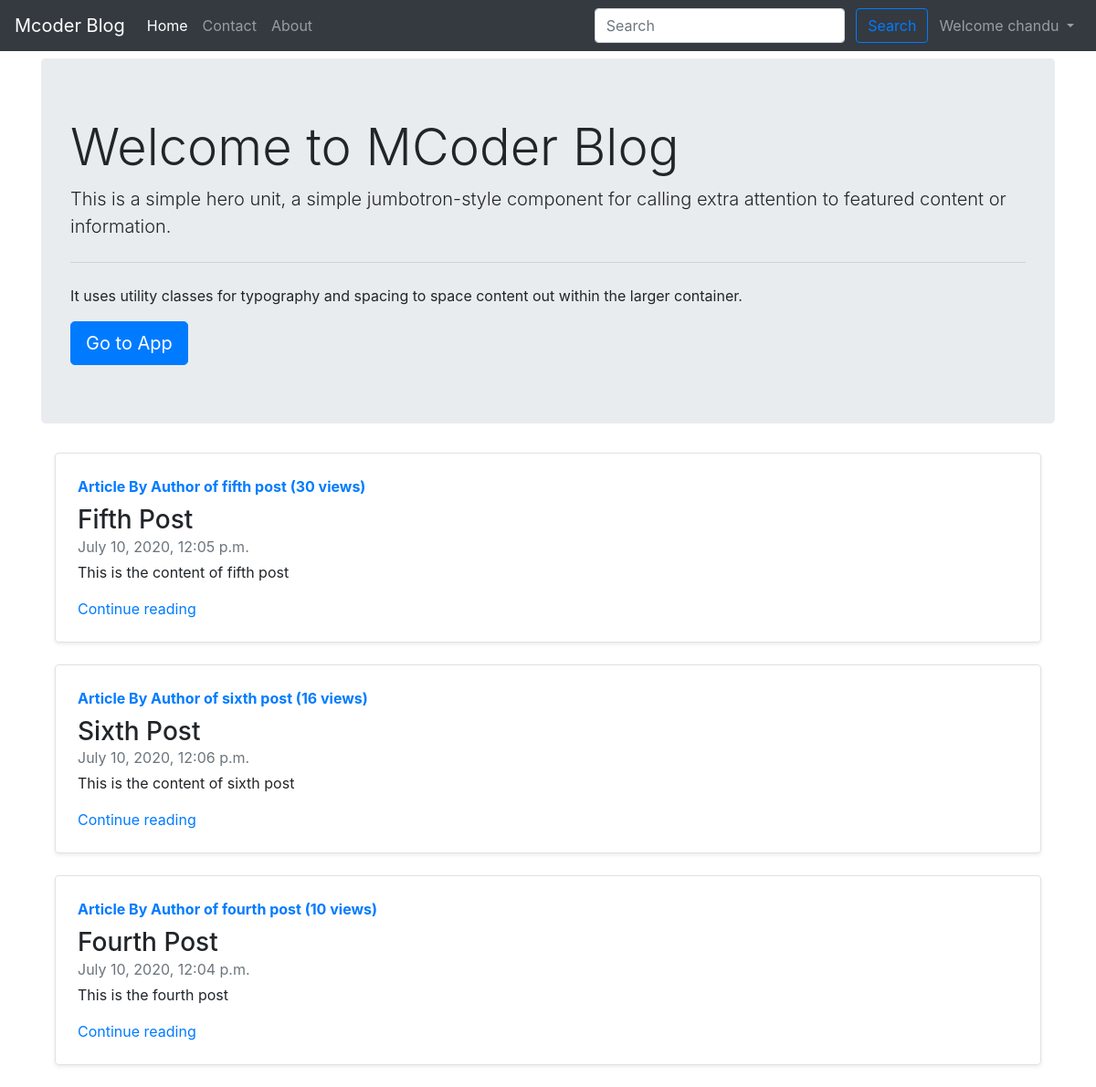
Screenshot of /blog/ (signed in) with the database file from the repository.
### blog/models.py (models this page shows, shortened)
class Post(models.Model):
    sno = models.AutoField(primary_key=True)
    title = models.CharField(max_length=100,default='')
    content = models.TextField(default='')
    author = models.CharField(max_length=50, default='')
    slug = models.CharField(max_length=100, default='')
    views = models.IntegerField(default=0)
    timestamp = models.DateTimeField(blank=True)

### blog/views.py (the view)
# urls.py: path('', views.home),
def home(request):
    allPosts = Post.objects.all().order_by('-views')[:3]
    params = { 'allPosts' : allPosts, 'user' : request.user }
    return render(request, "blog/home.html",params)

### templates/blog/home.html (shortened to what this page needs)
{% extends 'blog/basic.html' %}
{% block body %}
<div class="container my-2">
<div class="jumbotron">
  <h1 class="display-4">Welcome to MCoder Blog</h1>
  <p class="lead">This is a simple hero unit, a simple jumbotron-style component for calling extra attention to featured content or information.</p>
  <hr class="my-4">
  <p>It uses utility classes for typography and spacing to space content out within the larger container.</p>
  <a class="btn btn-primary btn-lg" href="/" role="button">Go to App</a>
</div>
</div>
<div class="container">
{% for post in allPosts %}
	<div class="col-md-12">
      <div class="row no-gutters border rounded overflow-hidden flex-md-row mb-4 shadow-sm h-md-250 position-relative">
        <div class="col p-4 d-flex flex-column position-static">
          <strong class="d-inline-block mb-2 text-primary">Article By {{ post.author }} ({{ post.views }} views)</strong>
          <h3 class="mb-0">{{ post.title }}</h3>
          <div class="mb-1 text-muted">{{ post.timestamp }}</div>
          <p class="card-text mb-auto"><div class="preview">{{ post.content|slice:"0:200"|safe }}</div></p>
          <a href="/blog/{{ post.slug }}" >Continue reading</a>
        </div>
      </div>
    </div>
{% endfor %}
</div>
{% endblock body %}
{% block activeHome %}
    active
{% endblock %}

### templates/blog/basic.html (shortened to what this page needs)
<!doctype html>
<html lang="en">
  <head>
    <link rel="stylesheet" href="https://stackpath.bootstrapcdn.com/bootstrap/4.5.0/css/bootstrap.min.css">
  </head>
  <body>
<nav class="navbar navbar-expand-lg navbar-dark bg-dark">
  <a class="navbar-brand" href="/blog/">Mcoder Blog</a>
  <div class="collapse navbar-collapse" id="navbarSupportedContent">
    <ul class="navbar-nav mr-auto">
      <li class="nav-item {% block activeHome %} {% endblock %}">
        <a class="nav-link" href="/blog/">Home <span class="sr-only">(current)</span></a>
      </li>
      <li class="nav-item {% block activeContact %} {% endblock %}">
        <a class="nav-link" href="/contact">Contact</a>
      </li>
      <li class="nav-item {% block activeAbout %} {% endblock %}">
        <a class="nav-link" href="/about">About</a>
      </li>
    </ul>
<div class="form-inline">
    <form class="my-2 my-lg-0 mx-1" method="post" action="/search/">
      <input class="form-control mr-sm-2" type="search" placeholder="Search" aria-label="Search" name="search" id="search">
      <button class="btn btn-outline-primary my-2 my-sm-0" type="submit">Search</button>
    </form>
{% if user.is_authenticated %}
<div class="collapse navbar-collapse">
    <ul class="navbar-nav ml-auto">
<li class="nav-item dropdown">
        <a class="nav-link dropdown-toggle" href="#" id="navbarDropdown" role="button" data-toggle="dropdown" aria-haspopup="true" aria-expanded="false">
         Welcome {{ user }}
        </a>
      </li>
</ul>
</div>
{% endif %}
</div>
  </div>
</nav>
{% block body %}
{% endblock body %}
  </body>
</html>

### rows the page displays
Post: author "Author of fifth post", views "30", title "Fifth Post", timestamp "July 10, 2020, 12:05 p.m."
Post: author "Author of sixth post", views "16", title "Sixth Post", timestamp "July 10, 2020, 12:06 p.m."
Post: author "Author of fourth post", views "10", title "Fourth Post", timestamp "July 10, 2020, 12:04 p.m."

### other values shown
{{ user }} "chandu"
